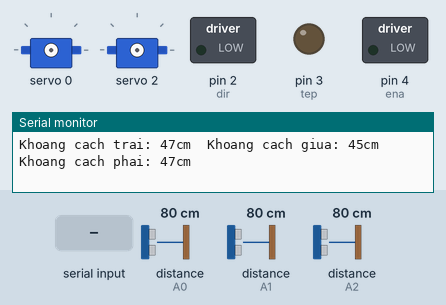
This sketch was run on a simulated Arduino Uno, built with avr-gcc and run on an emulated ATmega328P. Parts: 2 × servo, switched loads named in the sketch (green lamp = pin HIGH), output pins drawn as LEDs (lit = HIGH), the last lines printed to the serial monitor. The inputs (shaded band) are chosen by the test bench; at power-on: distance to the obstacle (sensors on A0, A1, A2) 80 cm.

Above: at 1.2 s.
1.3 s: "90,45\n" received over Serial
At 2.16 s:
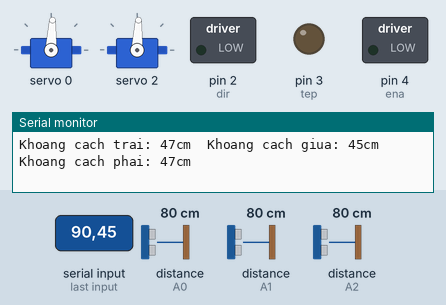
4.8 s: "30,150\n" received over Serial
At 6.79 s:
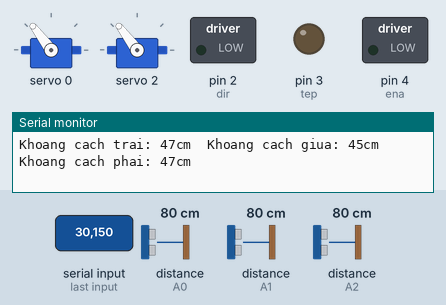
8.3 s: "3\n" received over Serial
At 10.1 s:
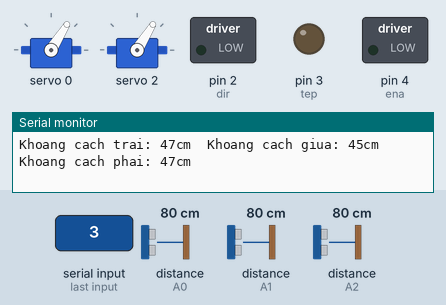
Timing chart, 0 to 11.6 s (numbered marks = the images above; inputs shaded):
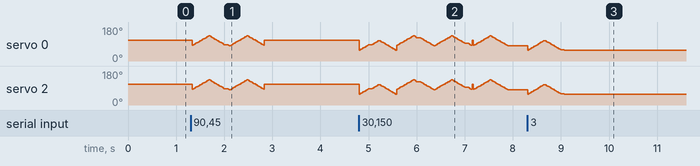

The sketch:

Robot_Fish.ino
```cpp
#include <MsTimer2.h> // Thư viện timer 2
#include <Wire.h>
// Thu vien PWM servo
#include <Adafruit_PWMServoDriver.h>
Adafruit_PWMServoDriver pwm = Adafruit_PWMServoDriver();
#define SERVOMIN 125  // Số lượng độ dài xung 'tối thiểu' (trong số 4096)
#define SERVOMAX 1150  // Số lượng độ dài xung 'tối đa' (trong số 4096)
#define SERVO_FREQ 60 // Analog servos chạy tại 60hz
// Thu vien va khai bao cam bien khoang cach
#include <SharpIR.h>
#define ir1 A0
#define ir2 A1
#define ir3 A2
#define model 1080

/*#define runTimes(t) for (static uint32_t _lasttime;\
                         (uint32_t)((uint32_t)millis() - _lasttime) >= (t);\
                         _lasttime += (t))
*/

uint8_t servonum = 0;

SharpIR kc1(ir1, model);
SharpIR kc2(ir2, model);
SharpIR kc3(ir3, model);

// xác định cảm biến của bạn: 1080 cho GP2Y0A21Y
// 20150 cho GP2Y0A02Y
// Khai báo biến đo khoảng cách
uint16_t kctrai;
uint16_t kcgiua;
uint16_t kcphai;

uint16_t rpi; // nhan gia tri uart

int measure_dis(SharpIR distant)
{
    int32_t dis;
    dis = distant.distance(); // this returns the distance to the object you're measuring
    return dis;
}

int angleToPulse(int angle)
{
    int pulse = map(angle, 0, 360, SERVOMIN, SERVOMAX);
    return pulse;
}
// Khai bao cac chan dong co step
uint8_t tep = 3;
uint8_t dir = 2;
uint8_t ena = 4;

// Khai bao cac bien dieu khien step
uint16_t stp;
int8_t pos_step = 0; // vi tri cua step

void DistantSensor(void);
void Straight(float x);
void Left(float x);
void Right(float x);
void Stop(float x);
void Auto(int a, float y);
void Down(void);
void Down_2(void);
void Up(void);
void Up_2(void);
void Balance_1(void);
void Balance_2(void);

void setup()
{
    Serial.begin(9600);
    pwm.begin();
    pwm.setPWMFreq(SERVO_FREQ); // Analog servos chạy tại 60hz
    pinMode(ena, OUTPUT);       // Enable pin dung de khoi dong motor
    pinMode(tep, OUTPUT);       // Step chan xung
    pinMode(dir, OUTPUT);       // Dir xac dinh chieu quay
    digitalWrite(ena, LOW);     // Set Enable LOW - Khoi dong motor

    MsTimer2::set(1000, DistantSensor); // Timer ngat sau 1s
    MsTimer2::start();                  // Kich hoat timer
}

void loop()
{
    if (Serial.available() > 0)
    {
        rpi = Serial.read();
        rpi = rpi - 48; // Chuyen kieu char sang int => Từ bộ Mã ASCII
                        // Serial.print("Received: ");
        // Serial.println(rpi);
        if (rpi == 0)
        {
            Auto(25, 6);
        }
        else if (rpi == 1)
        {
            Auto(25, 6.75);
        }
        else if (rpi == 2)
        {
            Auto(25, 7.25);
        }
        else if (rpi == 3)
        {
            Left(6);
        }
        else if (rpi == 4)
        {
            Straight(6);
        }
        else if (rpi == 5)
        {
            Stop(6);
        }
        else if (rpi == 6)
        {
            Right(6);
        }
        else if (rpi == 7)
        {
            Left(6.75);
        }
        else if(rpi == 8)
        {
            Straight(6.75);
        }
        else if(rpi == 9)
        {
            Stop(6.75);
        }
        else if(rpi == 10)
        {
            Right(6.75);
        }
        else if(rpi == 11)
        {
            Left(7.25);
        }
        else if(rpi == 12)
        {
            Straight(7.25);
        }
        else if(rpi == 13)
        {
            Stop(7.25);
        }
        else if(rpi == 14)
        {
            Right(7.25);
        }

      else if(rpi == 17 && pos_step == 0){
            Down();
            pos_step = 1;
      }
      else if(rpi == 19 && pos_step == 0){
            Up();
            pos_step = -1;
      }
      else if(rpi == 21 && pos_step == 1){
            Balance_1();
            pos_step = 0;
      }
      else if(rpi == 22 && pos_step == -1){
            Balance_2();
            pos_step = 0;
      }
      else if(rpi == 18 && pos_step == -1){
            Down_2();
            pos_step = 1;
      }
      else if(rpi == 20 && pos_step == 1){
            Up_2();
            pos_step = -1;
      }
    }
}

void DistantSensor()
{
    kctrai = measure_dis(kc2);
    Serial.print("Khoang cach trai: ");
    Serial.print("47cm");
    kcgiua = measure_dis(kc3);
    Serial.print("\tKhoang cach giua: ");
    Serial.print("45cm");
    kcphai = measure_dis(kc1);
    Serial.print("\tKhoang cach phai: ");
    Serial.println("47cm");
}

void Stop(float x)
{
    pwm.setPWM(0, 0, angleToPulse(100));
    pwm.setPWM(2, 0, angleToPulse(100));
    delay(x);
}

void Straight(float x)
{

    for (float angle = 75.5; angle <= 122.5; angle++)
    {
        delay(x);
        pwm.setPWM(0, 0, angleToPulse(angle));
        pwm.setPWM(2, 0, angleToPulse(angle));
    }
    for (float angle = 122.5; angle >= 75.5; angle--)
    {
        delay(x);
        pwm.setPWM(0, 0, angleToPulse(angle));
        pwm.setPWM(2, 0, angleToPulse(angle));
    }
}

void Left(float x)
{
    for (int angle = 55; angle <= 100; angle++)
    {
        delay(x);
        pwm.setPWM(0, 0, angleToPulse(angle));
        pwm.setPWM(2, 0, angleToPulse(angle));
    }
    for (int angle = 100; angle >= 55; angle--)
    {
        delay(x);
        pwm.setPWM(0, 0, angleToPulse(angle));
        pwm.setPWM(2, 0, angleToPulse(angle));
    }
}
void Right(float x)
{
    for (int angle = 100; angle <= 145; angle++)
    {
        delay(x);
        pwm.setPWM(0, 0, angleToPulse(angle));
        pwm.setPWM(2, 0, angleToPulse(angle));
    }
    for (int angle = 145; angle >= 100; angle--)
    {
        delay(x);
        pwm.setPWM(0, 0, angleToPulse(angle));
        pwm.setPWM(2, 0, angleToPulse(angle));
    }
}

void Auto(int a, float y)
{
    if (kctrai >= a)
    {
        if (kcgiua >= a && kcphai >= a)
        {
            Straight(y);
        }
        else if (kcgiua < a && kcphai >= a)
        {
            Right(y);
        }
        else if (kcgiua >= a && kcphai < y)
        {
            Straight(y);
        }
        else
        {
            Left(y);
        }
    }
    else
    {
        if (kcgiua >= a && kcphai >= a)
        {
            Straight(y);
        }
        else if (kcgiua < a && kcphai >= a)
        {
            Right(y);
        }
        else if (kcgiua >= a && kcphai < a)
        {
            Straight(y);
        }
        else
        {
            Right(y);
        }
    }
}

void Down(void)
{
    digitalWrite(dir, HIGH);         // Chân dir dùng để xác định chiều quay (hoặc thay đổi dây của motor)
    for (stp = 1; stp <= 600; stp++) // Quay 1 vòng
    {
        digitalWrite(tep, HIGH); // Cạnh lên
        delay(1);                // Thời gian xuất xung = tốc độ quay
        digitalWrite(tep, LOW);  // Cạnh xuống
        delay(1);
    }
}
void Down_2(void)
{
    digitalWrite(dir, HIGH);          // Chân dir dùng để xác định chiều quay (hoặc thay đổi dây của motor)
    for (stp = 1; stp <= 1200; stp++) // Quay 2 vòng
    {
        digitalWrite(tep, HIGH); // Cạnh lên
        delay(1);                // Thời gian xuất xung = tốc độ quay
        digitalWrite(tep, LOW);  // Cạnh xuống
        delay(1);
    }
}
void Up(void)
{
    digitalWrite(dir, LOW);
    for (stp = 1; stp <= 600; stp++) // Quay 1 vòng
    {
        digitalWrite(tep, HIGH); // Cạnh lên
        delay(1);                // Thời gian xuất xung = tốc độ quay
        digitalWrite(tep, LOW);  // Cạnh xuống
        delay(1);
    }
}

void Up_2(void)
{
    digitalWrite(dir, LOW);
    for (stp = 1; stp <= 1200; stp++) // Quay 2 vòng
    {
        digitalWrite(tep, HIGH); // Cạnh lên
        delay(1);                // Thời gian xuất xung = tốc độ quay
        digitalWrite(tep, LOW);  // Cạnh xuống
        delay(1);
    }
}

void Balance_1(void)
{
    digitalWrite(dir, LOW);
    for (stp = 1; stp <= 600; stp++) // Quay 1 vòng
    {
        digitalWrite(tep, HIGH); // Cạnh lên
        delay(1);                // Thời gian xuất xung = tốc độ quay
        digitalWrite(tep, LOW);  // Cạnh xuống
        delay(1);
    }
}

void Balance_2()
{
    digitalWrite(dir, HIGH);         // Chân dir dùng để xác định chiều quay (hoặc thay đổi dây của motor)
    for (stp = 1; stp <= 600; stp++) // Quay 1 vòng
    {
        digitalWrite(tep, HIGH); // Cạnh lên
        delay(1);                // Thời gian xuất xung = tốc độ quay
        digitalWrite(tep, LOW);  // Cạnh xuống
        delay(1);
    }
}
```
